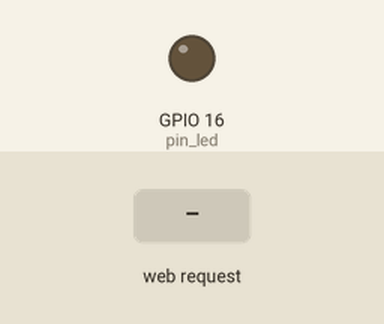
Bench run of a sketch on a simulated ESP8266 (NodeMCU). Parts: output pins drawn as LEDs (lit = HIGH). Inputs (shaded band) come from the test bench. WiFi joins after 1.5 s; servers stay silent unless stated; what the sketch prints to the serial monitor is not drawn.

Above: at 2.7 s.
2.8 s: HTTP request GET /toggle received
At 3.4 s:
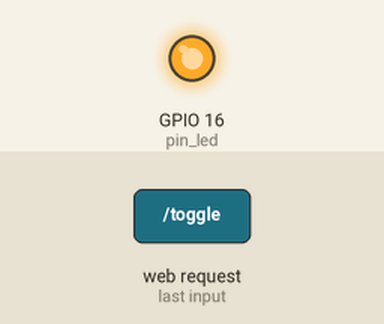
Timing chart, 0 to 5.8 s (numbered marks = the images above; inputs shaded):
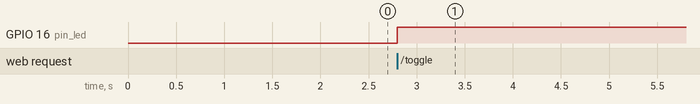

Measured:
- after the input at 2.8 s, GPIO 16 (pin_led): LOW → HIGH at once

The sketch:

08_AR_web_server_LED_HTML.ino
```cpp
#include <ESP8266WiFi.h>
#include <ESP8266WebServer.h>

ESP8266WebServer server;
uint8_t pin_led = 16;
char* ssid = "unit_tester";
char* password = "unit_tester";

char webpage[] PROGMEM = R"=====(
<html>
<head>
</head>
<body>
<form action="/toggle">
<button> TOGGLE </button>
</form>
</body>
</html>
)=====";

void setup()
{
  pinMode(pin_led, OUTPUT);
  WiFi.begin(ssid,password);
  Serial.begin(115200);
  while(WiFi.status()!=WL_CONNECTED)
  {
    Serial.print(".");
    delay(500);
  }
  Serial.println("");
  Serial.print("IP Address: ");
  Serial.println(WiFi.localIP());

  server.on("/",[](){server.send(200,"text/html","<h1>Hello World!</h1>");});
  server.on("/toggle",toggleLED);
  server.begin();
}

void loop()
{
  server.handleClient();
}

void toggleLED()
{
  digitalWrite(pin_led,!digitalRead(pin_led));
  server.send_P(200,"text/html", webpage);
}
```
